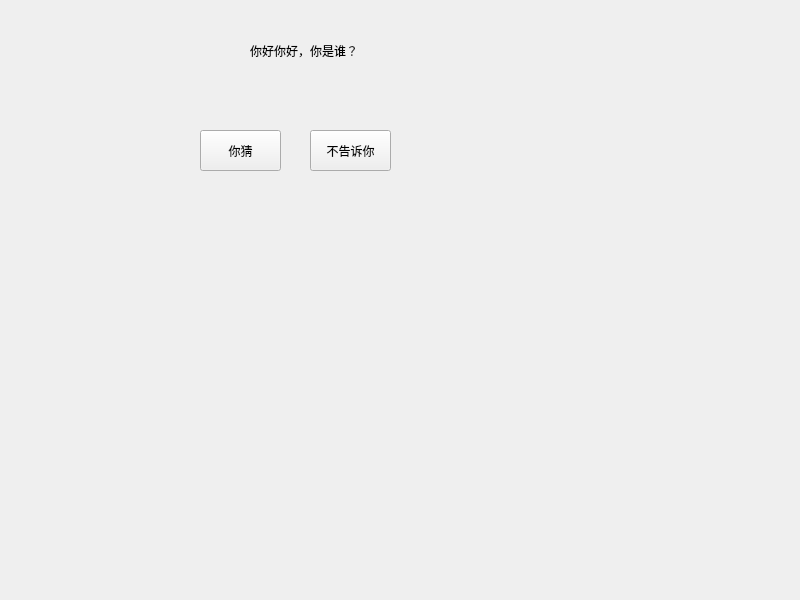
<?xml version="1.0" encoding="UTF-8"?>
<ui version="4.0">
 <class>Widget</class>
 <widget class="QWidget" name="Widget">
  <property name="geometry">
   <rect>
    <x>0</x>
    <y>0</y>
    <width>800</width>
    <height>600</height>
   </rect>
  </property>
  <property name="windowTitle">
   <string>Widget</string>
  </property>
  <widget class="QLabel" name="label">
   <property name="geometry">
    <rect>
     <x>250</x>
     <y>30</y>
     <width>251</width>
     <height>41</height>
    </rect>
   </property>
   <property name="text">
    <string>你好你好，你是谁？</string>
   </property>
  </widget>
  <widget class="QPushButton" name="pushButton_2">
   <property name="geometry">
    <rect>
     <x>310</x>
     <y>130</y>
     <width>81</width>
     <height>41</height>
    </rect>
   </property>
   <property name="text">
    <string>不告诉你</string>
   </property>
  </widget>
  <widget class="QPushButton" name="pushButton_1">
   <property name="geometry">
    <rect>
     <x>200</x>
     <y>130</y>
     <width>81</width>
     <height>41</height>
    </rect>
   </property>
   <property name="text">
    <string>你猜</string>
   </property>
  </widget>
 </widget>
 <resources/>
 <connections/>
</ui>
